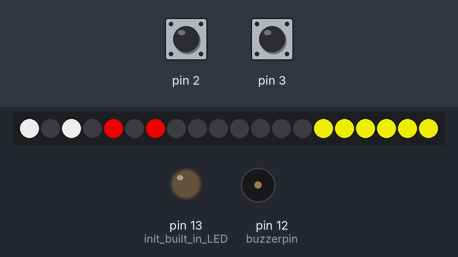
Simulated run of this sketch. Board: Arduino Uno, built with avr-gcc and run on an emulated ATmega328P. Shown: 20 RGB LEDs in strip order, left to right, output pins drawn as LEDs (lit = HIGH), buzzer (waves = sounding, pin HIGH). The inputs (shaded band) are chosen by the test bench; at power-on: pin 3 LOW, pin 2 LOW. What the sketch prints to the serial monitor is not drawn.

Above: at 1.2 s.
1.3 s: pin 3 pulsed HIGH 2 times (0.12 s each, 0.3 s apart)
At 2.33 s:
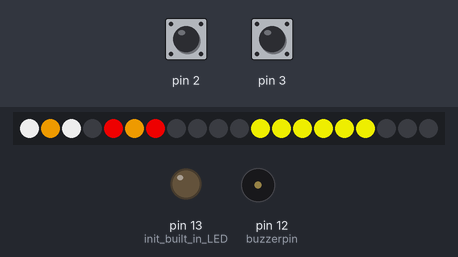
4.9 s: pin 2 pulsed HIGH 2 times (0.12 s each, 0.3 s apart)
At 6.21 s:
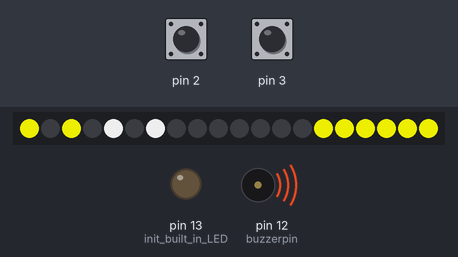
At 6.68 s:
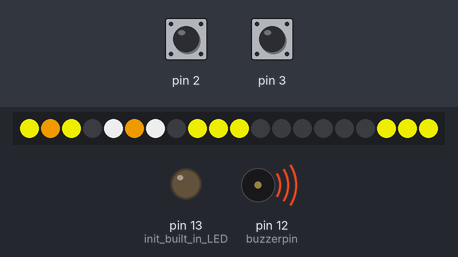
Timing chart, 0 to 15.2 s (numbered marks = the images above; inputs shaded):
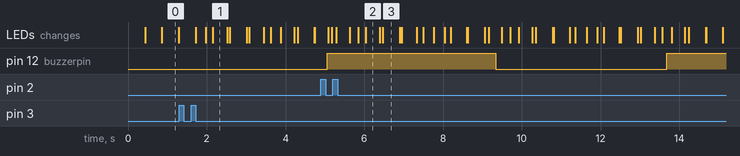

Measured:
- after the input at 1.3 s, the LEDs: first differ from a run without the input after 0.67 s (image 1 shows a later state)
- after the input at 4.9 s, pin 12 (buzzerpin): LOW → HIGH after 0.16 s, → LOW 4.3 s later, → HIGH 4.3 s later; the LEDs: first change after 0.18 s (image 2 shows a later state)
- what the display in image 0 shows lasts 0.4 s, from 0.9 s to 1.3 s

The sketch:

bulldozer.ino
```cpp
#include <FastLED.h>

FASTLED_USING_NAMESPACE

#if defined(FASTLED_VERSION) && (FASTLED_VERSION < 3001000)
#warning "Requires FastLED 3.1 or later; check github for latest code."
#endif

#define DATA_PIN    4
#define LED_TYPE    WS2811
#define COLOR_ORDER GRB
#define NUM_LEDS    20
CRGB leds[NUM_LEDS];
#define FRAMES_PER_SECOND  120

volatile int pwm_value2 = 0;
volatile int old_pwm_value2 = 0;
volatile int prev_time2 = 0;
volatile int pwm_value3 = 0;
volatile int old_pwm_value3 = 0;
volatile int prev_time3 = 0;

volatile bool forward = false;
volatile bool oldforward = false;

volatile bool backward = false;
volatile bool oldbackward = false;

volatile bool left = false;
volatile bool oldleft=false;

volatile bool right = false;
volatile bool oldright = false;

volatile bool driving = false;
volatile bool olddriving = false;

volatile bool changeLED = false;

volatile int buzzercount=0;
int buzzerswitch=100;
int buzzerpin=12;

volatile int blinkercount=0;
int blinkerswitch = 1600;
volatile bool blinkerstate=false;
volatile bool oldblinkerstate=false;


volatile int strobecount=0;
int strobeswitch = 1250;
volatile int strobestate=0;
volatile int oldstrobestate=-1;

void setup() {
  Serial.begin(115200); //init debug console

  // when pin D2 goes high, call the rising function
  attachInterrupt(0, rising2, RISING);

  // when pin D3 goes high, call the rising function
  attachInterrupt(1, rising3, RISING);

  pinMode(LED_BUILTIN, OUTPUT); //init built in LED

  Serial.print("go");

  pinMode(buzzerpin, OUTPUT);

  FastLED.addLeds<LED_TYPE,DATA_PIN,COLOR_ORDER>(leds, NUM_LEDS).setCorrection(TypicalLEDStrip);
  FastLED.setBrightness(200);

}

void loop() {
  if(driving) {
    //Serial.print(" ° ");
  } else {
    //Serial.print("   ");
  }
  if(left) {
    //Serial.print(" < ");
  } else if(right) {
    //Serial.print(" > ");
  } else {
    //Serial.print(" - ");
  }
  if(forward) {
    //Serial.print(" ^ ");
  } else if(backward) {
    //Serial.print(" v ");
  }
  Serial.println(" :");

  changeLED=false;
  if(olddriving != driving) {
    changeLED=true;
    olddriving = driving;
  }

  if(oldforward != forward) {
    changeLED=true;
    oldforward = forward;
  }

  if(oldbackward != backward) {
    changeLED=true;
    oldbackward = backward;
  }

  if(oldleft != left) {
    changeLED=true;
    oldleft = left;
  }

  if(oldright != right) {
    changeLED=true;
    oldright = right;
  }

  if(left || right) {
    blinkercount++;
    if(blinkercount>(blinkerswitch*2)) {
      blinkerstate=false;
      blinkercount=0;
      if(blinkerstate != oldblinkerstate) {
        oldblinkerstate=false;
        blinkerstate=false;
        changeLED=true;
        //Serial.println("blinker off");
      }
    } else {
      if(blinkercount>(blinkerswitch)) {
        blinkerstate=true;
        if(blinkerstate != oldblinkerstate) {
          oldblinkerstate=true;
          blinkerstate=true;
          changeLED=true;
        //Serial.println("blinker on");
        }
      }
    }
  } else {
    blinkercount=0;
  }

  strobecount++;
  //Serial.print(strobecount);
  //Serial.print("-");
  //Serial.print(oldstrobestate);
  //Serial.print("-");
  //Serial.println(strobestate);

  if(strobecount<= strobeswitch) {
    //Serial.println("A");
    strobestate=1;
    if(strobestate!=oldstrobestate) {

      oldstrobestate=strobestate;
      leds[8]=CRGB::Yellow;
      leds[9]=CRGB::Yellow;
      leds[10]=CRGB::Yellow;
      leds[11]=CRGB::Yellow;
      leds[12]=CRGB::Yellow;
      leds[13]=CRGB::Yellow;
      leds[14]=CRGB::Black;
      leds[15]=CRGB::Black;
      leds[16]=CRGB::Black;
      leds[17]=CRGB::Black;
      leds[18]=CRGB::Black;
      leds[19]=CRGB::Black;

      changeLED=true;
      //Serial.println("changeto1");
    }

  } else if(strobecount > strobeswitch && strobecount <= (strobeswitch*2)) {
    //Serial.println("B");
    strobestate=2;
    if(strobestate!=oldstrobestate) {

      oldstrobestate=strobestate;
       leds[8]=CRGB::Black;
      leds[9]=CRGB::Black;
      leds[10]=CRGB::Black;
      leds[11]=CRGB::Yellow;
      leds[12]=CRGB::Yellow;
      leds[13]=CRGB::Yellow;
      leds[14]=CRGB::Yellow;
      leds[15]=CRGB::Yellow;
      leds[16]=CRGB::Yellow;
      leds[17]=CRGB::Black;
      leds[18]=CRGB::Black;
      leds[19]=CRGB::Black;

      changeLED=true;
      //Serial.println("changeto2");
    }

  } else if(strobecount > (strobeswitch*2) && strobecount <= (strobeswitch*3)) {
    //Serial.println("C");
    strobestate=3;
    if(strobestate!=oldstrobestate) {

      oldstrobestate=strobestate;
       leds[8]=CRGB::Black;
      leds[9]=CRGB::Black;
      leds[10]=CRGB::Black;
      leds[11]=CRGB::Black;
      leds[12]=CRGB::Black;
      leds[13]=CRGB::Black;
      leds[14]=CRGB::Yellow;
      leds[15]=CRGB::Yellow;
      leds[16]=CRGB::Yellow;
      leds[17]=CRGB::Yellow;
      leds[18]=CRGB::Yellow;
      leds[19]=CRGB::Yellow;

      changeLED=true;
      //Serial.println("changeto3");
    }

  } else if(strobecount > (strobeswitch*3) && strobecount <= (strobeswitch*4)) {
    //Serial.println("D");
    strobestate=4;
    if(strobestate!=oldstrobestate) {

      oldstrobestate=strobestate;
       leds[8]=CRGB::Yellow;
      leds[9]=CRGB::Yellow;
      leds[10]=CRGB::Yellow;
      leds[11]=CRGB::Black;
      leds[12]=CRGB::Black;
      leds[13]=CRGB::Black;
      leds[14]=CRGB::Black;
      leds[15]=CRGB::Black;
      leds[16]=CRGB::Black;
      leds[17]=CRGB::Yellow;
      leds[18]=CRGB::Yellow;
      leds[19]=CRGB::Yellow;

      changeLED=true;
      //Serial.println("changeto4");
    }

  } else {
    strobestate=-1;
    strobecount=0;
    //Serial.println("reset");
  }

  if(driving) {
    buzzercount++;
    if(buzzercount>(buzzerswitch*250)) {
      buzzercount=0;
      digitalWrite(buzzerpin, LOW);
      //Serial.println("led off");
    } else if(buzzercount>(buzzerswitch*125)) {
      digitalWrite(buzzerpin, LOW);
      //Serial.println("led off");

    } else {
      if(buzzercount>(buzzerswitch)) {
        digitalWrite(buzzerpin, HIGH);
        //Serial.println("led on");
      }
    }
  } else {
    digitalWrite(buzzerpin, LOW);
  }
  //Serial.println(buzzercount);
  //reset
  //for( int i = 0; i < NUM_LEDS; i++) {
    //leds[i] = CRGB::Blue;
  //}

//0 front left scheinwerfer
//1 front left blinker
//2 front right scheinwerfer
//3 front right blinker
//4 back left scheinwerfer/rücklicht
//5 back left blinker
//6 back right scheinwerfer/rücklicht
//7 back right blinker
//8-19 Strobe ligh, 4 groups 3 leds each. 8-10 group 1, 11-13 group 2, 14-16 group 3, 17-19 group 4

  if(left && blinkerstate) {
     leds[1]=CRGB::Orange;
     leds[5]=CRGB::Orange;

  }
  if(left && !blinkerstate) {
     leds[1]=CRGB::Black;
     leds[5]=CRGB::Black;

  }
  if(right && blinkerstate) {
     leds[3]=CRGB::Orange;
     leds[7]=CRGB::Orange;

  }
  if(right && !blinkerstate) {
     leds[3]=CRGB::Black;
     leds[7]=CRGB::Black;

  }
  if(!left && !right) {
    leds[1]=CRGB::Black;
    leds[5]=CRGB::Black;
    leds[3]=CRGB::Black;
    leds[7]=CRGB::Black;
    oldblinkerstate=false;
    blinkerstate=false;
  }

  if(!backward) {
    leds[0] = CRGB::White;
    leds[2] = CRGB::White;
    leds[4] = CRGB::Red;
    leds[6] = CRGB::Red;

  }

  if(backward) {
    leds[0] = CRGB::Yellow;
    leds[2] = CRGB::Yellow;
    leds[4] = CRGB::White;
    leds[6] = CRGB::White;

  }

  if(changeLED) {
    FastLED.show();
    FastLED.delay(1000/FRAMES_PER_SECOND);
  }

}

void rising2() {
  attachInterrupt(0, falling2, FALLING);
  prev_time2 = micros();
}

void rising3() {
  attachInterrupt(1, falling3, FALLING);
  prev_time3 = micros();
}

void falling2() {
  attachInterrupt(0, rising2, RISING);
  pwm_value2 = micros()-prev_time2; //calculate PWN from input

  //if change is big enough, forward it to servo
  if((pwm_value2 - old_pwm_value2) > 50 or (pwm_value2 - old_pwm_value2) < -50) {
    //Serial.print("--IN2: ");
    //Serial.println(pwm_value2);
    //delay(50);                          // give the servo some time to reach desired position
    old_pwm_value2 = pwm_value2;          //store new value in old_pwm_value
    //digitalWrite(LED_BUILTIN, HIGH);   // turn the LED on (HIGH is the voltage level)
    //delay(50);                       // wait
    //digitalWrite(LED_BUILTIN, LOW);     //turn led off

    if(pwm_value2> 1550) {
      driving=true;
      forward=true;
      backward=false;
    }

    if(pwm_value2< 1450) {
      driving=true;
      forward=false;
      backward=true;
    }

    if(pwm_value2<= 1550 && pwm_value2>= 1450) {
      driving=false;
      forward=false;
      backward=false;
    }

  } else {
    //the change was between -50 and 50, this is not enough to forward it to output
    //Serial.print("too low for a change: ");
    //Serial.println(pwm_value);
   }

}

void falling3() {
  attachInterrupt(1, rising3, RISING);
  pwm_value3 = micros()-prev_time3; //calculate PWN from input

  //if change is big enough, forward it to servo
  if((pwm_value3 - old_pwm_value3) > 50 or (pwm_value3 - old_pwm_value3) < -50) {
    //Serial.print("++IN3: ");
    //Serial.println(pwm_value3);
    //delay(50);                          // give the servo some time to reach desired position
    old_pwm_value3 = pwm_value3;          //store new value in old_pwm_value
    //digitalWrite(LED_BUILTIN, HIGH);   // turn the LED on (HIGH is the voltage level)
    //delay(50);                       // wait
    //digitalWrite(LED_BUILTIN, LOW);     //turn led off

    if(pwm_value3< 1700) {
      left=true;
      right=false;
    }

    if(pwm_value3> 1300) {
      left=false;
      right=true;
    }

    if(pwm_value3<= 1700 && pwm_value3>= 1300) {
      left=false;
      right=false;
    }
  } else {
    //the change was between -50 and 50, this is not enough to forward it to output
    //Serial.print("too low for a change: ");
    //Serial.println(pwm_value);
   }

}
```
